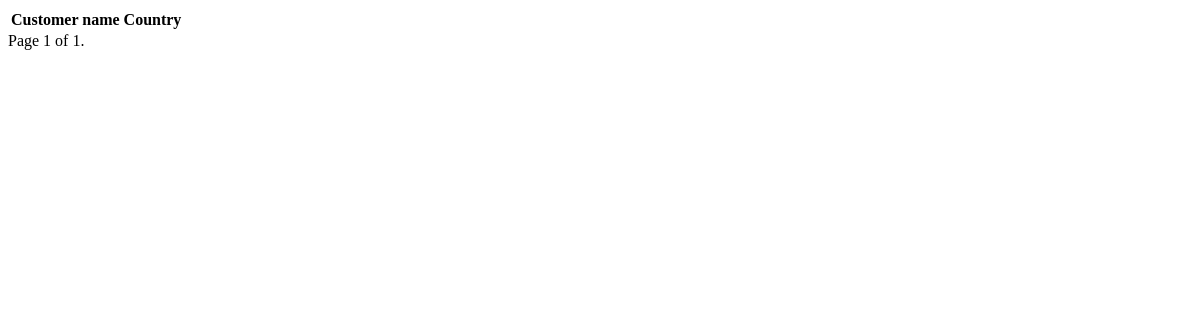
The app's page /pages/?page=2, older data.
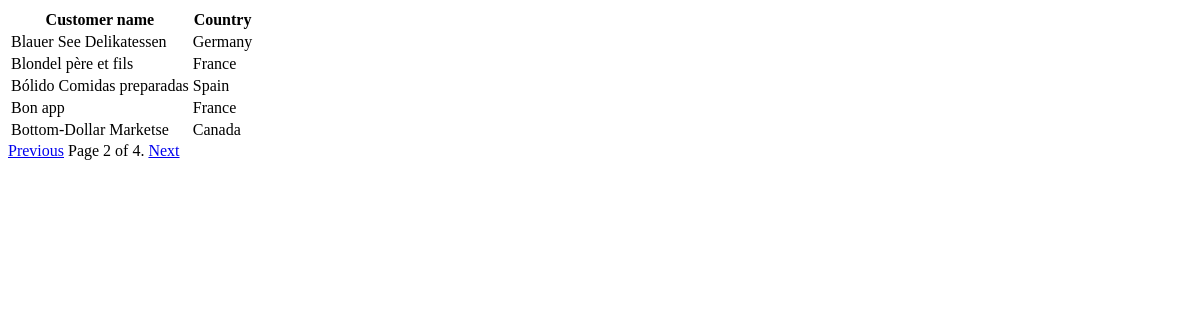
The same page, newer data.
### paginator/models.py (models this page shows)
class Customer(models.Model):
    name = models.CharField(max_length=100)
    country = models.CharField(max_length=20)

### paginator/views.py (the view)
def listing(request):
    customer_list = Customer.objects.all()
    n = 'name'
    for record in customer_list:
        t = record.__dict__.get(n)
    paginator = Paginator(customer_list,5)
    page_number = request.GET.get('page')
    try:
        customers = paginator.page(page_number)
    except PageNotAnInteger:
        customers = paginator.page(1)
    except EmptyPage:
        customers = paginator.page(paginator.num_pages)
    return render(request,'paginator/list.html',{'customers':customers})

### paginator/templates/paginator/list.html
<table>
    <tr>
        <th>Customer name</th>
        <th>Country</th>
    </tr>
    {% for customer in customers %}
    <tr>
        <td>{{ customer.name }}</td>
        <td>{{ customer.country }}</td>
    </tr>
    {% endfor %}
</table>
<div class="pagination">
    <span class="step-links">
        {% if customers.has_previous %}
            <a href="?page={{ customers.previous_page_number }}">Previous</a>
        {% endif %}
    </span>
    <span class="current">
        Page {{ customers.number }} of {{ customers.paginator.num_pages }}.
    </span>
    <span>
        {% if customers.has_next %}
            <a href="?page={{ customers.next_page_number }}">Next</a>
        {% endif %}
    </span>
</div>

Row changes from the older to the newer data that the page shows:
added Customer: name "Blauer See Delikatessen", country "Germany"
added Customer: name "Blondel père et fils", country "France"
added Customer: name "Bólido Comidas preparadas", country "Spain"
added Customer: name "Bon app", country "France"
added Customer: name "Bottom-Dollar Marketse", country "Canada"
Text that changed along with them:
{{ customers.number }}: "1" → "2"
{{ customers.paginator.num_pages }}: "1" → "4"
text now shown: "Previous Next"
